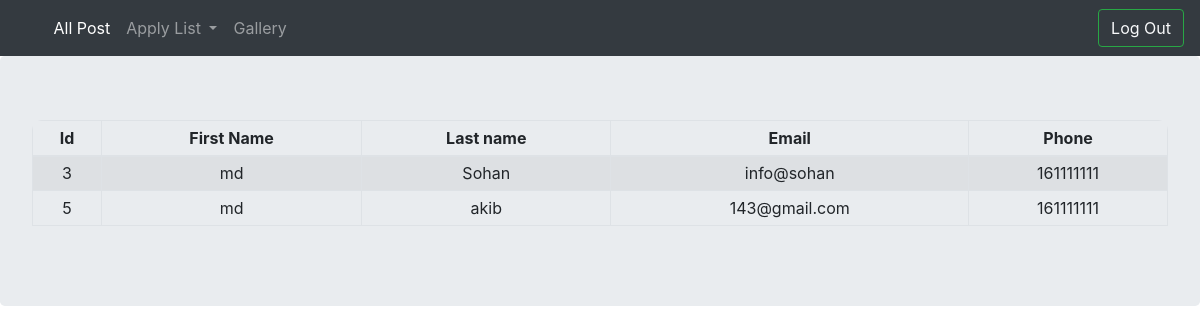
Screenshot of /AdminApply.php?category=Workshop (signed in) with the database file from the repository.
### tables this page shows
CREATE TABLE `apply` (
  `id` int(11) NOT NULL,
  `fname` text NOT NULL,
  `lastname` text NOT NULL,
  `email` varchar(100) NOT NULL,
  `phone` int(100) NOT NULL,
  `category` varchar(191) DEFAULT NULL
);

### AdminApply.php (the view, shortened to what this page needs)
<?php
	$con=mysqli_connect("localhost","root","","seminar") or die("Error connecting to MySQL Server");
	if (isset($_GET['category'])) {
		$category = $_GET['category'];
		$result=mysqli_query($con, "SELECT * FROM apply WHERE category='".$category."' ");
	}
?>
<!DOCTYPE html>
<html>
<head>
</head>
<body>
	<?php include "Adminheader.php"; ?>
	<div class="jumbotron">
		<div class="table-responsive" style=" border-radius: 10px;">
			<table class="table table-striped table-bordered table-sm table-hover" style=" border-radius: 15px;">
				<thead >
					<tr>
						<th class ="col-md-auto text-center">Id</th>
						<th class ="col-md-auto text-center">First Name</th>
						<th class ="col-md-auto text-center">Last name</th>
						<th class ="col-md-auto text-center">Email</th>
						<th class ="col-md-auto text-center">Phone</th>
					</tr>
				</thead>
				<tbody>
					<?php
					while($row = $result->fetch_assoc() ) {
						echo '
						<tr>
						<td class="row-md-auto text-center float-md">'.$row['id'].'</td>
						<td class="row-md-auto text-center float-md">'.$row['fname'].'</td>
						<td class="row-md-auto text-center float-md">'.$row['lastname'].'</td>
						<td class="row-md-auto text-center float-md">'.$row['email'].'</td>
						<td class="row-md-auto text-center float-md">'.$row['phone'].'</td>
						</tr>
						';
					}
					?>
				</tbody>
			</table>
		</div>
	</div>
</body>
</html>

### rows the page displays
apply: id "3", fname "md", lastname "Sohan", email "info@sohan", phone "161111111"
apply: id "5", fname "md", lastname "akib", email "143@gmail.com", phone "161111111"
